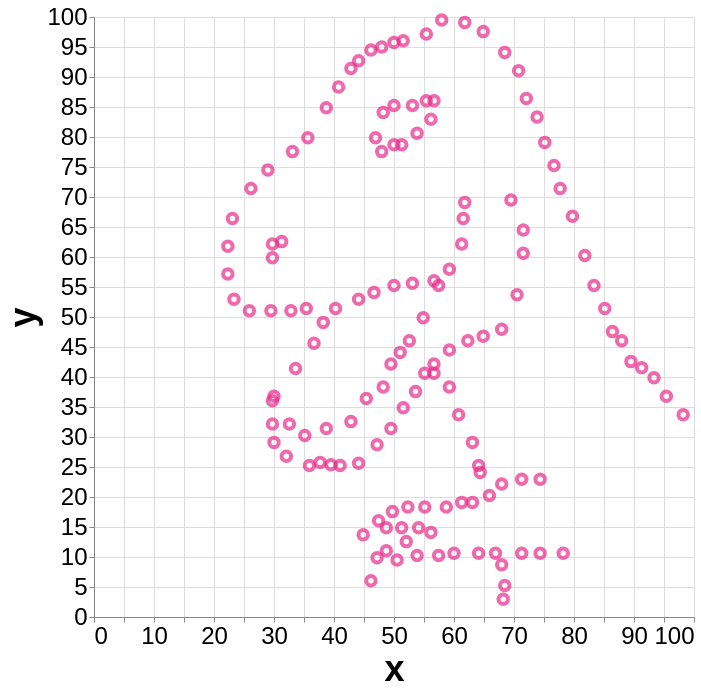

Here is the Vega-Lite specification saved for this chart:
### Vega-Lite specification from a JSON file in a GitHub repository (floating-point values rounded to 4 significant figures; data arrays with more than 128 entries replaced by an {"elided": "..."} marker saying what was removed)
{"config": {"view": {"width": 400, "height": 300}, "mark": {"tooltip": null}, "axis": {"labelFontSize": 24, "titleFontSize": 36}}, "data": {"name": "data-991087197c976e73da377fd363975649"}, "mark": {"type": "point", "color": "#e7298a"}, "encoding": {"size": {"value": 90}, "strokeWidth": {"value": 4}, "x": {"type": "quantitative", "field": "x"}, "y": {"type": "quantitative", "field": "y"}}, "height": 600, "width": 600, "$schema": "https://vega.github.io/schema/vega-lite/v5.json", "datasets": {"data-991087197c976e73da377fd363975649": {"elided": "142 records"}}}
